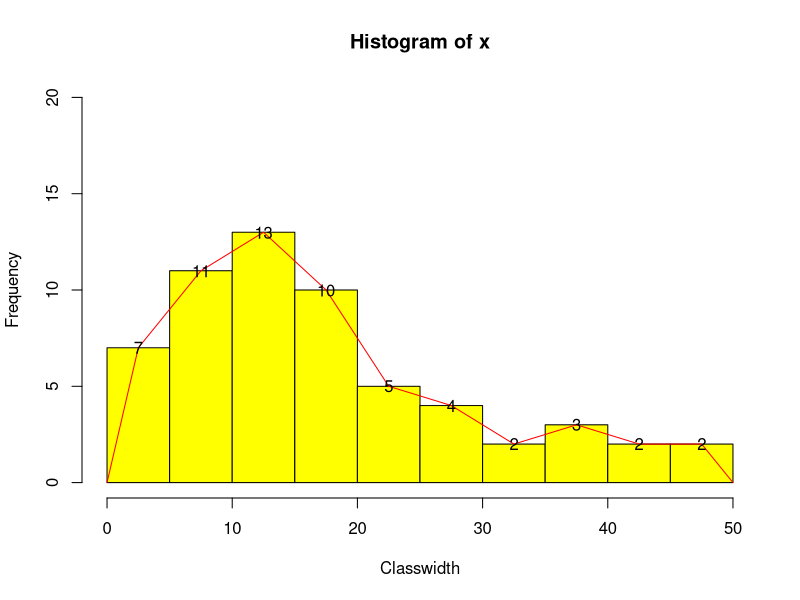

Write the R code that produced this figure.
x= c(13, 47,10 ,3 ,16, 20 ,17, 40, 4, 2,7, 25, 8 ,21, 19, 15, 3 ,17, 14, 6,12,45 ,1 ,8 ,4, 16, 11, 18 ,23, 12,
     6 ,2, 14 ,13, 7 ,15 ,46 ,12, 9, 18,34, 13, 41 ,28 ,36, 17, 24, 27, 29, 9,14 ,26, 10, 24 ,37 ,31, 8 ,16, 12)
h=hist(x, breaks = 10, col = "yellow", xlab = 'Classwidth', ylim = c(0,20))
lines(c(min(h$breaks),h$mids, max(h$breaks)),c(0,h$counts,0),type = "l", col="red")
text(h$mids, h$counts, labels = h$counts)
